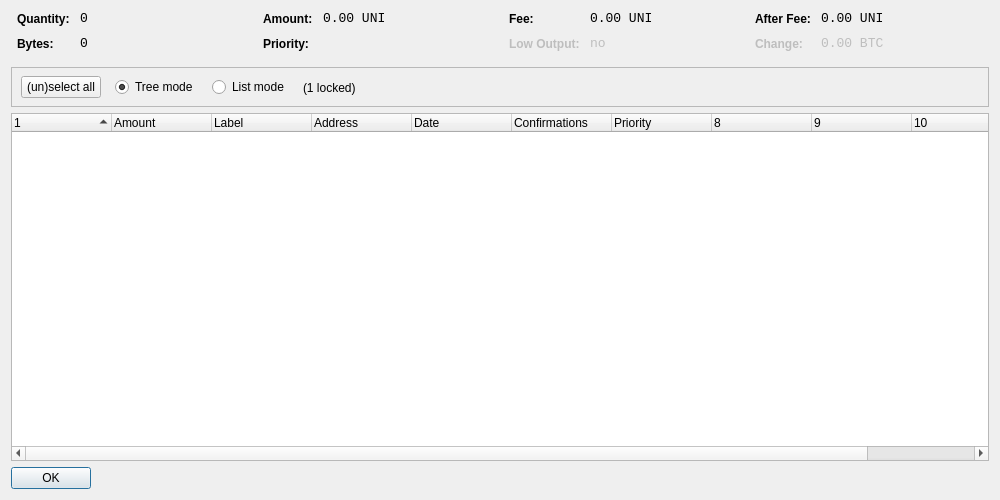
<?xml version="1.0" encoding="UTF-8"?>
<ui version="4.0">
 <class>CoinControlDialog</class>
 <widget class="QDialog" name="CoinControlDialog">
  <property name="geometry">
   <rect>
    <x>0</x>
    <y>0</y>
    <width>1000</width>
    <height>500</height>
   </rect>
  </property>
  <property name="windowTitle">
   <string>Coin Control</string>
  </property>
  <layout class="QVBoxLayout" name="verticalLayout">
   <item>
    <layout class="QHBoxLayout" name="horizontalLayoutTop" stretch="0,0,0,0">
     <property name="topMargin">
      <number>0</number>
     </property>
     <property name="bottomMargin">
      <number>10</number>
     </property>
     <item>
      <layout class="QFormLayout" name="formLayoutCoinControl1">
       <property name="horizontalSpacing">
        <number>10</number>
       </property>
       <property name="verticalSpacing">
        <number>10</number>
       </property>
       <property name="leftMargin">
        <number>6</number>
       </property>
       <property name="rightMargin">
        <number>6</number>
       </property>
       <item row="0" column="0">
        <widget class="QLabel" name="labelCoinControlQuantityText">
         <property name="styleSheet">
          <string notr="true">font-weight:bold;</string>
         </property>
         <property name="text">
          <string>Quantity:</string>
         </property>
        </widget>
       </item>
       <item row="0" column="1">
        <widget class="QLabel" name="labelCoinControlQuantity">
         <property name="font">
          <font>
           <family>Monospace</family>
           <pointsize>10</pointsize>
          </font>
         </property>
         <property name="cursor">
          <cursorShape>IBeamCursor</cursorShape>
         </property>
         <property name="contextMenuPolicy">
          <enum>Qt::ActionsContextMenu</enum>
         </property>
         <property name="text">
          <string notr="true">0</string>
         </property>
         <property name="textInteractionFlags">
          <set>Qt::LinksAccessibleByMouse|Qt::TextSelectableByKeyboard|Qt::TextSelectableByMouse</set>
         </property>
        </widget>
       </item>
       <item row="1" column="0">
        <widget class="QLabel" name="labelCoinControlBytesText">
         <property name="styleSheet">
          <string notr="true">font-weight:bold;</string>
         </property>
         <property name="text">
          <string>Bytes:</string>
         </property>
        </widget>
       </item>
       <item row="1" column="1">
        <widget class="QLabel" name="labelCoinControlBytes">
         <property name="font">
          <font>
           <family>Monospace</family>
           <pointsize>10</pointsize>
          </font>
         </property>
         <property name="cursor">
          <cursorShape>IBeamCursor</cursorShape>
         </property>
         <property name="contextMenuPolicy">
          <enum>Qt::ActionsContextMenu</enum>
         </property>
         <property name="text">
          <string notr="true">0</string>
         </property>
         <property name="textInteractionFlags">
          <set>Qt::LinksAccessibleByMouse|Qt::TextSelectableByKeyboard|Qt::TextSelectableByMouse</set>
         </property>
        </widget>
       </item>
      </layout>
     </item>
     <item>
      <layout class="QFormLayout" name="formLayoutCoinControl2">
       <property name="horizontalSpacing">
        <number>10</number>
       </property>
       <property name="verticalSpacing">
        <number>10</number>
       </property>
       <property name="leftMargin">
        <number>6</number>
       </property>
       <property name="rightMargin">
        <number>6</number>
       </property>
       <item row="0" column="0">
        <widget class="QLabel" name="labelCoinControlAmountText">
         <property name="styleSheet">
          <string notr="true">font-weight:bold;</string>
         </property>
         <property name="text">
          <string>Amount:</string>
         </property>
        </widget>
       </item>
       <item row="0" column="1">
        <widget class="QLabel" name="labelCoinControlAmount">
         <property name="font">
          <font>
           <family>Monospace</family>
           <pointsize>10</pointsize>
          </font>
         </property>
         <property name="cursor">
          <cursorShape>IBeamCursor</cursorShape>
         </property>
         <property name="contextMenuPolicy">
          <enum>Qt::ActionsContextMenu</enum>
         </property>
         <property name="text">
          <string notr="true">0.00 UNI</string>
         </property>
         <property name="textInteractionFlags">
          <set>Qt::LinksAccessibleByMouse|Qt::TextSelectableByKeyboard|Qt::TextSelectableByMouse</set>
         </property>
        </widget>
       </item>
       <item row="1" column="0">
        <widget class="QLabel" name="labelCoinControlPriorityText">
         <property name="styleSheet">
          <string notr="true">font-weight:bold;</string>
         </property>
         <property name="text">
          <string>Priority:</string>
         </property>
        </widget>
       </item>
       <item row="1" column="1">
        <widget class="QLabel" name="labelCoinControlPriority">
         <property name="font">
          <font>
           <family>Monospace</family>
           <pointsize>10</pointsize>
          </font>
         </property>
         <property name="cursor">
          <cursorShape>IBeamCursor</cursorShape>
         </property>
         <property name="contextMenuPolicy">
          <enum>Qt::ActionsContextMenu</enum>
         </property>
         <property name="text">
          <string/>
         </property>
         <property name="textInteractionFlags">
          <set>Qt::LinksAccessibleByMouse|Qt::TextSelectableByKeyboard|Qt::TextSelectableByMouse</set>
         </property>
        </widget>
       </item>
      </layout>
     </item>
     <item>
      <layout class="QFormLayout" name="formLayoutCoinControl3">
       <property name="horizontalSpacing">
        <number>10</number>
       </property>
       <property name="verticalSpacing">
        <number>10</number>
       </property>
       <property name="leftMargin">
        <number>6</number>
       </property>
       <property name="rightMargin">
        <number>6</number>
       </property>
       <item row="0" column="0">
        <widget class="QLabel" name="labelCoinControlFeeText">
         <property name="styleSheet">
          <string notr="true">font-weight:bold;</string>
         </property>
         <property name="text">
          <string>Fee:</string>
         </property>
        </widget>
       </item>
       <item row="0" column="1">
        <widget class="QLabel" name="labelCoinControlFee">
         <property name="font">
          <font>
           <family>Monospace</family>
           <pointsize>10</pointsize>
          </font>
         </property>
         <property name="cursor">
          <cursorShape>IBeamCursor</cursorShape>
         </property>
         <property name="contextMenuPolicy">
          <enum>Qt::ActionsContextMenu</enum>
         </property>
         <property name="text">
          <string notr="true">0.00 UNI</string>
         </property>
         <property name="textInteractionFlags">
          <set>Qt::LinksAccessibleByMouse|Qt::TextSelectableByKeyboard|Qt::TextSelectableByMouse</set>
         </property>
        </widget>
       </item>
       <item row="1" column="0">
        <widget class="QLabel" name="labelCoinControlLowOutputText">
         <property name="enabled">
          <bool>false</bool>
         </property>
         <property name="styleSheet">
          <string notr="true">font-weight:bold;</string>
         </property>
         <property name="text">
          <string>Low Output:</string>
         </property>
        </widget>
       </item>
       <item row="1" column="1">
        <widget class="QLabel" name="labelCoinControlLowOutput">
         <property name="enabled">
          <bool>false</bool>
         </property>
         <property name="font">
          <font>
           <family>Monospace</family>
           <pointsize>10</pointsize>
          </font>
         </property>
         <property name="cursor">
          <cursorShape>IBeamCursor</cursorShape>
         </property>
         <property name="contextMenuPolicy">
          <enum>Qt::ActionsContextMenu</enum>
         </property>
         <property name="text">
          <string>no</string>
         </property>
         <property name="textInteractionFlags">
          <set>Qt::LinksAccessibleByMouse|Qt::TextSelectableByKeyboard|Qt::TextSelectableByMouse</set>
         </property>
        </widget>
       </item>
      </layout>
     </item>
     <item>
      <layout class="QFormLayout" name="formLayoutCoinControl4">
       <property name="horizontalSpacing">
        <number>10</number>
       </property>
       <property name="verticalSpacing">
        <number>10</number>
       </property>
       <property name="leftMargin">
        <number>6</number>
       </property>
       <property name="rightMargin">
        <number>6</number>
       </property>
       <item row="0" column="0">
        <widget class="QLabel" name="labelCoinControlAfterFeeText">
         <property name="styleSheet">
          <string notr="true">font-weight:bold;</string>
         </property>
         <property name="text">
          <string>After Fee:</string>
         </property>
        </widget>
       </item>
       <item row="0" column="1">
        <widget class="QLabel" name="labelCoinControlAfterFee">
         <property name="font">
          <font>
           <family>Monospace</family>
           <pointsize>10</pointsize>
          </font>
         </property>
         <property name="cursor">
          <cursorShape>IBeamCursor</cursorShape>
         </property>
         <property name="contextMenuPolicy">
          <enum>Qt::ActionsContextMenu</enum>
         </property>
         <property name="text">
          <string notr="true">0.00 UNI</string>
         </property>
         <property name="textInteractionFlags">
          <set>Qt::LinksAccessibleByMouse|Qt::TextSelectableByKeyboard|Qt::TextSelectableByMouse</set>
         </property>
        </widget>
       </item>
       <item row="1" column="0">
        <widget class="QLabel" name="labelCoinControlChangeText">
         <property name="enabled">
          <bool>false</bool>
         </property>
         <property name="styleSheet">
          <string notr="true">font-weight:bold;</string>
         </property>
         <property name="text">
          <string>Change:</string>
         </property>
        </widget>
       </item>
       <item row="1" column="1">
        <widget class="QLabel" name="labelCoinControlChange">
         <property name="enabled">
          <bool>false</bool>
         </property>
         <property name="font">
          <font>
           <family>Monospace</family>
           <pointsize>10</pointsize>
          </font>
         </property>
         <property name="cursor">
          <cursorShape>IBeamCursor</cursorShape>
         </property>
         <property name="contextMenuPolicy">
          <enum>Qt::ActionsContextMenu</enum>
         </property>
         <property name="text">
          <string notr="true">0.00 BTC</string>
         </property>
         <property name="textInteractionFlags">
          <set>Qt::LinksAccessibleByMouse|Qt::TextSelectableByKeyboard|Qt::TextSelectableByMouse</set>
         </property>
        </widget>
       </item>
      </layout>
     </item>
    </layout>
   </item>
   <item>
    <widget class="QFrame" name="frame">
     <property name="minimumSize">
      <size>
       <width>0</width>
       <height>40</height>
      </size>
     </property>
     <property name="frameShape">
      <enum>QFrame::StyledPanel</enum>
     </property>
     <property name="frameShadow">
      <enum>QFrame::Sunken</enum>
     </property>
     <widget class="QWidget" name="horizontalLayoutWidget">
      <property name="geometry">
       <rect>
        <x>10</x>
        <y>0</y>
        <width>781</width>
        <height>41</height>
       </rect>
      </property>
      <layout class="QHBoxLayout" name="horizontalLayoutPanel" stretch="0,0,0,0,0">
       <property name="spacing">
        <number>14</number>
       </property>
       <item>
        <widget class="QPushButton" name="pushButtonSelectAll">
         <property name="sizePolicy">
          <sizepolicy hsizetype="Maximum" vsizetype="Fixed">
           <horstretch>0</horstretch>
           <verstretch>0</verstretch>
          </sizepolicy>
         </property>
         <property name="text">
          <string>(un)select all</string>
         </property>
        </widget>
       </item>
       <item>
        <widget class="QRadioButton" name="radioTreeMode">
         <property name="sizePolicy">
          <sizepolicy hsizetype="Maximum" vsizetype="Fixed">
           <horstretch>0</horstretch>
           <verstretch>0</verstretch>
          </sizepolicy>
         </property>
         <property name="text">
          <string>Tree mode</string>
         </property>
         <property name="checked">
          <bool>true</bool>
         </property>
        </widget>
       </item>
       <item>
        <widget class="QRadioButton" name="radioListMode">
         <property name="sizePolicy">
          <sizepolicy hsizetype="Maximum" vsizetype="Fixed">
           <horstretch>0</horstretch>
           <verstretch>0</verstretch>
          </sizepolicy>
         </property>
         <property name="text">
          <string>List mode</string>
         </property>
        </widget>
       </item>
       <item>
        <widget class="QLabel" name="labelLocked">
         <property name="text">
          <string>(1 locked)</string>
         </property>
        </widget>
       </item>
       <item>
        <spacer name="horizontalSpacer">
         <property name="orientation">
          <enum>Qt::Horizontal</enum>
         </property>
         <property name="sizeHint" stdset="0">
          <size>
           <width>40</width>
           <height>20</height>
          </size>
         </property>
        </spacer>
       </item>
      </layout>
     </widget>
    </widget>
   </item>
   <item>
    <widget class="CoinControlTreeWidget" name="treeWidget">
     <property name="contextMenuPolicy">
      <enum>Qt::CustomContextMenu</enum>
     </property>
     <property name="sortingEnabled">
      <bool>false</bool>
     </property>
     <property name="columnCount">
      <number>11</number>
     </property>
     <attribute name="headerShowSortIndicator" stdset="0">
      <bool>true</bool>
     </attribute>
     <attribute name="headerStretchLastSection">
      <bool>false</bool>
     </attribute>
     <column>
      <property name="text">
       <string/>
      </property>
     </column>
     <column>
      <property name="text">
       <string>Amount</string>
      </property>
     </column>
     <column>
      <property name="text">
       <string notr="true">Label</string>
      </property>
     </column>
     <column>
      <property name="text">
       <string>Address</string>
      </property>
     </column>
     <column>
      <property name="text">
       <string>Date</string>
      </property>
     </column>
     <column>
      <property name="text">
       <string>Confirmations</string>
      </property>
      <property name="toolTip">
       <string>Confirmed</string>
      </property>
     </column>
     <column>
      <property name="text">
       <string>Priority</string>
      </property>
     </column>
     <column>
      <property name="text">
       <string/>
      </property>
     </column>
     <column>
      <property name="text">
       <string/>
      </property>
     </column>
     <column>
      <property name="text">
       <string/>
      </property>
     </column>
     <column>
      <property name="text">
       <string/>
      </property>
     </column>
    </widget>
   </item>
   <item>
    <widget class="QDialogButtonBox" name="buttonBox">
     <property name="sizePolicy">
      <sizepolicy hsizetype="Maximum" vsizetype="Fixed">
       <horstretch>0</horstretch>
       <verstretch>0</verstretch>
      </sizepolicy>
     </property>
     <property name="orientation">
      <enum>Qt::Horizontal</enum>
     </property>
     <property name="standardButtons">
      <set>QDialogButtonBox::Ok</set>
     </property>
    </widget>
   </item>
  </layout>
 </widget>
 <customwidgets>
  <customwidget>
   <class>CoinControlTreeWidget</class>
   <extends>QTreeWidget</extends>
   <header>coincontroltreewidget.h</header>
  </customwidget>
 </customwidgets>
 <resources/>
 <connections/>
</ui>
